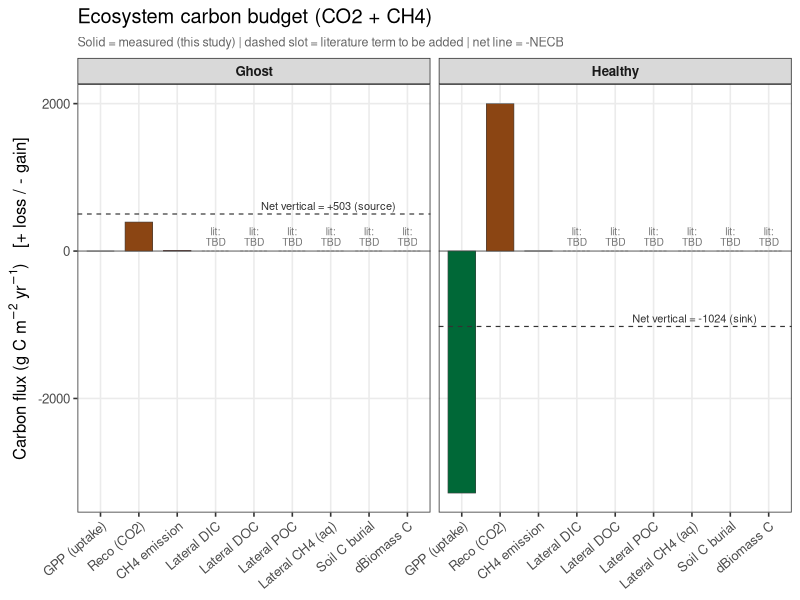
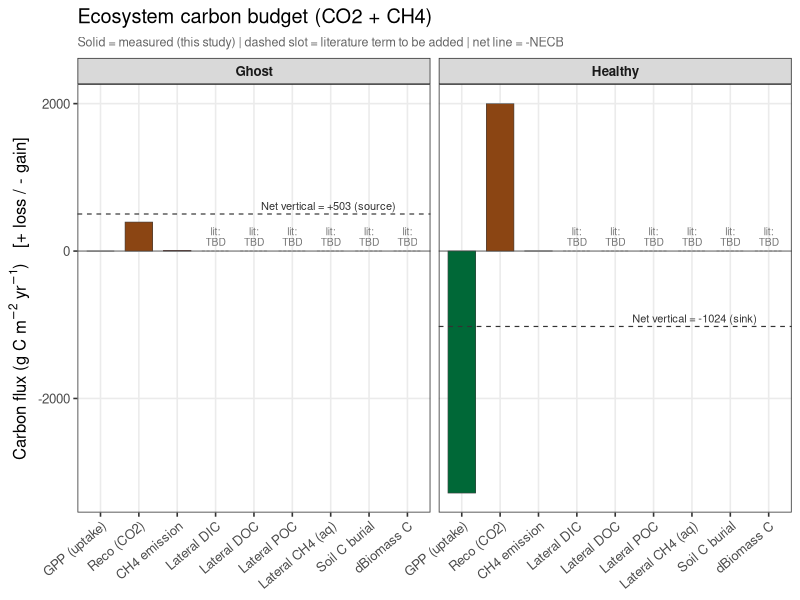

Source code (R) for these figures, in order:
# =============================================================================
# plot_carbon_budget.R
# -----------------------------------------------------------------------------
# Full ecosystem carbon (CO2 + CH4) budget per disturbance class, in a single
# carbon currency (g C m-2 yr-1). Renders the measured skeleton now and fills in
# as literature lateral-export / burial / biomass terms are added upstream in
# code/08_upscaling/assemble_carbon_budget.R.
#
# Reads:  output/upscaling/carbon_budget_full.csv, carbon_budget_summary.csv
# Sign:   + up  = C LOST from ecosystem (respired / emitted / exported)
#         - down = C GAINED / retained  (photosynthesis, burial, biomass)
# Literature (unfilled) terms are drawn as dashed "TBD" placeholders.
# =============================================================================
suppressMessages({library(dplyr); library(ggplot2); library(tidyr)})
if (requireNamespace("here", quietly = TRUE)) setwd(here::here())

budget <- read.csv("output/upscaling/carbon_budget_full.csv")
summ   <- read.csv("output/upscaling/carbon_budget_summary.csv")

term_lv <- c("GPP (uptake)", "Reco (CO2)", "CH4 emission",
             "Lateral DIC", "Lateral DOC", "Lateral POC", "Lateral CH4 (aq)",
             "Soil C burial", "dBiomass C")
pal <- c("GPP (uptake)"="#006837", "Reco (CO2)"="#8B4513", "CH4 emission"="#d6604d",
         "Lateral DIC"="#4682B4", "Lateral DOC"="#74add1", "Lateral POC"="#abd9e9",
         "Lateral CH4 (aq)"="#e08214", "Soil C burial"="#542788", "dBiomass C"="#8073ac")

d <- budget %>%
  mutate(class   = factor(class, levels = c("Ghost", "Healthy")),
         term    = factor(term, levels = term_lv),
         pending = as.logical(pending),
         plotval = ifelse(pending, 0, value))            # NA -> 0 for geom; flagged below

# Net vertical C exchange = algebraic sum of the plotted flux bars.
# On this atmosphere-referenced axis (+ = C loss), net < 0 is a sink.
# NECB is storage-referenced (+ = ecosystem gain), so net_flux == -NECB.
necb <- summ %>%
  transmute(class = factor(class, levels = c("Ghost", "Healthy")),
            NECB    = NECB_vertical_only,
            net_flux = -NECB_vertical_only,                # axis-consistent position
            tag      = ifelse(net_flux < 0, "sink", "source"),
            lateral_pending = as.logical(lateral_pending))

# placeholder label height: sit just above the zero line so the reader sees the slot
lab_y <- max(abs(d$plotval), na.rm = TRUE) * 0.06 + 1

p <- ggplot(d, aes(term, plotval, fill = term)) +
  geom_hline(yintercept = 0, color = "grey50", linewidth = 0.4) +
  # measured terms: solid
  geom_col(data = ~subset(.x, !pending), width = 0.72, color = "grey25", linewidth = 0.2) +
  # literature terms not yet filled: dashed hollow slot + TBD tag
  geom_col(data = ~subset(.x,  pending), aes(y = 0), width = 0.72,
           fill = NA, color = "grey55", linetype = "22", linewidth = 0.4) +
  geom_text(data = ~subset(.x, pending), aes(y = lab_y, label = "lit:\nTBD"),
            size = 2.6, color = "grey45", lineheight = 0.85) +
  # net vertical C exchange (= sum of bars = -NECB) as a reference line
  geom_hline(data = necb, aes(yintercept = net_flux),
             linetype = "dashed", color = "grey20", linewidth = 0.4) +
  geom_text(data = necb, aes(x = length(term_lv) - 0.3, y = net_flux,
                             label = sprintf("Net vertical = %+.0f (%s)", net_flux, tag)),
            vjust = -0.5, hjust = 1, size = 2.8, color = "grey20", inherit.aes = FALSE) +
  facet_wrap(~class, nrow = 1) +
  scale_fill_manual(values = pal, guide = "none") +
  labs(x = NULL,
       y = expression("Carbon flux (g C "*m^-2*" "*yr^-1*")   [+ loss / - gain]"),
       title = "Ecosystem carbon budget (CO2 + CH4)",
       subtitle = "Solid = measured (this study) | dashed slot = literature term to be added | net line = -NECB") +
  theme_bw(base_size = 12) +
  theme(axis.text.x = element_text(angle = 40, hjust = 1),
        panel.grid.minor = element_blank(),
        strip.text = element_text(face = "bold"),
        plot.subtitle = element_text(color = "grey40", size = 9))

dir.create("output/figures/other", showWarnings = FALSE, recursive = TRUE)
dir.create("output/figures/presentation", showWarnings = FALSE, recursive = TRUE)
ggsave("output/figures/other/carbon_budget.pdf",        p, width = 10, height = 5.2)
ggsave("output/figures/presentation/carbon_budget.png", p, width = 10, height = 5.2, dpi = 200)
cat("Written: output/figures/{other/carbon_budget.pdf, presentation/carbon_budget.png}\n")
